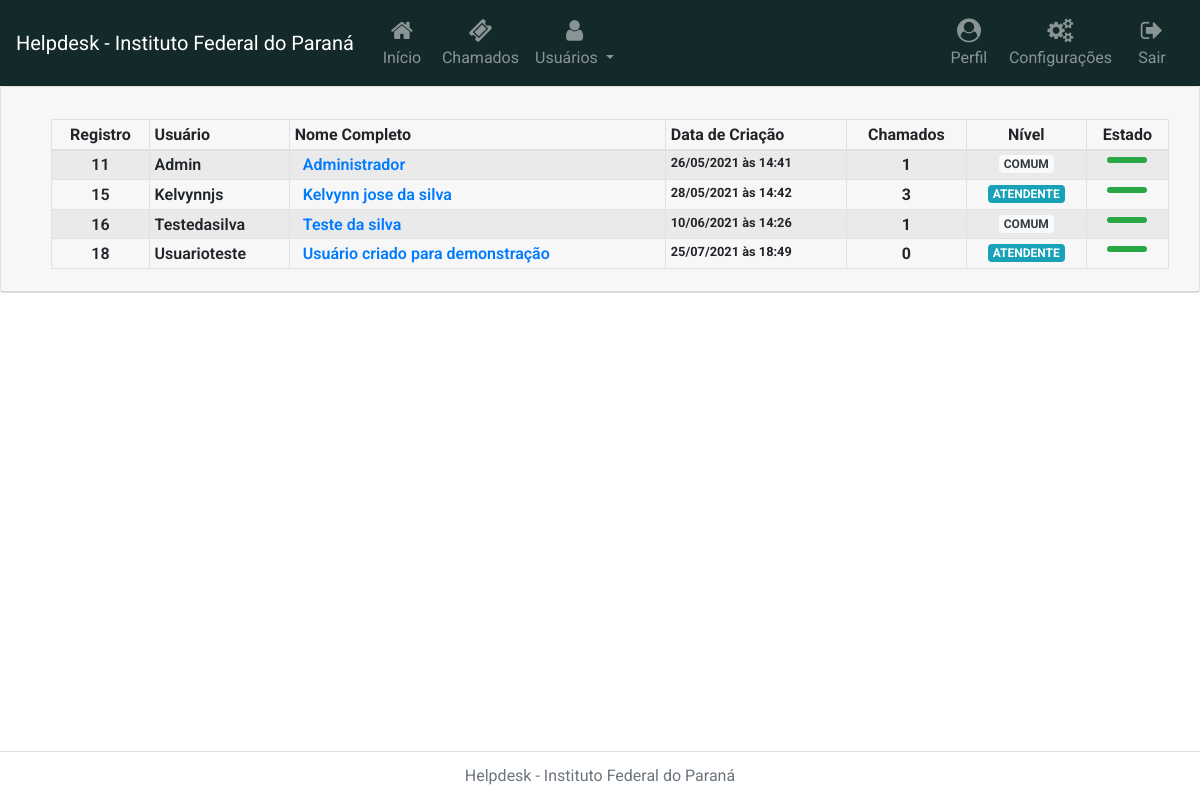
Screenshot of /usuarios/ (signed in) with the database file from the repository.
### Helpdesk_app/models.py (models this page shows, shortened)
class Usuario(AbstractUser):
    nome_completo = models.CharField(max_length=120) # nome completo do usuário
    data_criacao = models.DateTimeField(auto_now_add=True) # data de criação do usuário
    data_modificacao = models.DateTimeField(auto_now=True) # data de modificação do usuário
    is_atendente = models.BooleanField(default=False) # Define se o usuário é um atendente ou não

### Helpdesk_app/views.py (the view)
# urls.py: path('usuarios/', views.usuarios, name='usuarios'),
@login_required
def usuarios(request):
	context = {}
	usuarios = obter_usuarios()
	chamados_si = obter_chamados()
	novs_cham = obter_novos_chamados()
	Usuario = request.user
	chamados = Chamado.objects.all()
	numero_chamados = 0
	for usuario in usuarios:
		usuario.numero_chamados = Chamado.objects.filter(autor= usuario).count()
	context['usuarios'] = usuarios
	context['Nome_Sistema'] = Nome_Sistema
	context['Novos_Chamados'] = novs_cham
	context['chamados'] = chamados
	return render(request, "usuarios.html", context)

### Helpdesk_app/views.py (called while the page is built)
def obter_chamados(): #Lembrar de obter chamados usando essa função para evitar chamados com status excluído
	chamados_sis = Chamado.objects.all().exclude(status='excluido')
	return chamados_sis

def obter_novos_chamados(): #Obtem a query com todos os chamados que não foram lidos ainda
	chamados_novs = Chamado.objects.all().filter(foi_lido = False).count()
	return chamados_novs

def obter_usuarios():
	usuarios = Usuario.objects.all()
	return usuarios

### Helpdesk_app/templates/usuarios.html (shortened to what this page needs)
{% extends 'base.html' %}
{% if request.user.is_authenticated == True %}
{% if request.user.is_atendente == True %}
{% block body %}  {% include "navbar_painel.html" %}
{% endblock %}
{% block content %}
<div class="card text-center bg-white">
	<div class="card-header">
	<div style='padding-bottom: 0rem;' class="card-body">
		{% if usuarios %}
		<div class='vis_usuarios'>
			<table id="example" style='margin:10px; margin-top: 0px; max-width: 100vw'
				class="table table-striped table-sm table-bordered">
				<thead>
					<tr>
						<th style='text-align: center;' scope="col">Registro</th>
						<th style='' scope="col">Usuário</th>
						<th style='' scope="col">Nome Completo</th>
						<th style='' scope="col">Data de Criação</th>
						<th style='text-align: center;' scope="col">Chamados</th>
						<th style='text-align: center;' scope="col">Nível</th>
						<th style='text-align: center;' scope="col">Estado</th>
					</tr>
				</thead>
				<tbody>
					{% else %}
					<h5>Não existem usuarios com esse filtro </h5>
					{% endif %}
					{% for usuario in usuarios %}
					<tr>
						<td style='text-align: center; font-weight: 600'>{{ usuario.id }}</td>
						<td style=' text-transform: capitalize; font-weight: 550; text-align: left'>{{ usuario.username }}
						</td>
						<td style=' text-align: left;'><a href='{{ request.scheme }}://{{ request.get_host }}/usuario/{{usuario.username}}'
								style='font-weight: 600; padding:8px'>{{ usuario.nome_completo|lower|capfirst }}</a>
							</td>
								<td style=''><small><strong>{{ usuario.data_criacao|date:"d/m/Y"}} às
									{{usuario.data_criacao|time:" H:i" }}</strong></small></td>
									<td><center><strong> {{usuario.numero_chamados}}</strong></center></td>
							 <td>{% if usuario.is_atendente == True %}<center>   <span class="badge badge-info text-white badge-large"> ATENDENTE {% else %}<center>  <span class="badge badge-light text-dark badge-large" style='padding-left: 5px; padding-right: 5px;'> COMUM {% endif %}</strong></small></span> </center></td>
						<td style='text-align: center; text-transform: uppercase; font-weight: 600;'>
							<div style='margin:2px;'><span
									style='padding-left: 20px; padding-right: 20px; font-weight: 550;'
									{% if usuario.is_active == True %}
									class="badge badge-success text-white badge-large" Online {% endif %}
									> </span></div>
						</td>
						{% endfor %}
					</tr>
			</table>
		</div>
	</div>
	<ul class="list-group list-group-flush fixed-bottom">
		<li class="list-group-item "><a class='text-muted'>{{Nome_Sistema}}</a></li>
	</ul>
</div>
{% endblock %}
{% endif %}
{% endif %}

### Helpdesk_app/templates/base.html (style rules this page uses)
body { font-family: 'Roboto', sans-serif !important; }

### rows the page displays
Usuario: id "11", username "Admin", nome_completo "Administrador", data_criacao "26/05/2021", data_criacao "14:41", numero_chamados "1", is_atendente "COMUM", is_active True (drawn)
Usuario: id "15", username "Kelvynnjs", nome_completo "Kelvynn jose da silva", data_criacao "28/05/2021", data_criacao "14:42", numero_chamados "3", is_atendente "ATENDENTE", is_active True (drawn)
Usuario: id "16", username "Testedasilva", nome_completo "Teste da silva", data_criacao "10/06/2021", data_criacao "14:26", numero_chamados "1", is_atendente "COMUM", is_active True (drawn)
Usuario: id "18", username "Usuarioteste", nome_completo "Usuário criado para demonstração", data_criacao "25/07/2021", data_criacao "18:49", numero_chamados "0", is_atendente "ATENDENTE", is_active True (drawn)

### other values shown
{{ Nome_Sistema }} "Helpdesk - Instituto Federal do Paraná"
